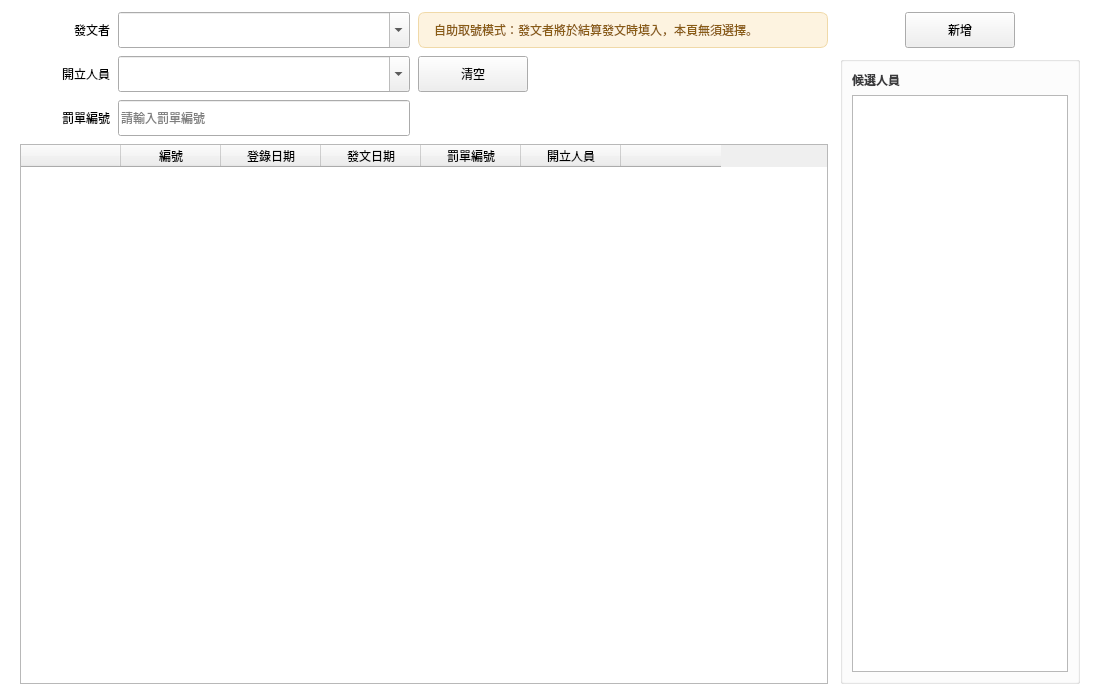
<?xml version="1.0" encoding="UTF-8"?>
<ui version="4.0">
 <class>MainWindow</class>
 <widget class="QMainWindow" name="MainWindow">
  <property name="geometry"><rect><x>0</x><y>0</y><width>1100</width><height>700</height></rect></property>
  <property name="windowTitle"><string>公文管理系統 - 罰單登錄</string></property>
  <widget class="QWidget" name="centralwidget">
   <property name="styleSheet"><string notr="true">QWidget#centralwidget { background-color: #ffffff; color: #000000; }</string></property>
   <layout class="QHBoxLayout" name="mainLayout">
    <property name="leftMargin"><number>20</number></property>
    <property name="topMargin"><number>12</number></property>
    <property name="rightMargin"><number>20</number></property>
    <property name="bottomMargin"><number>16</number></property>
    <property name="spacing"><number>12</number></property>
    <property name="stretch"><string notr="true">1,0</string></property>
    <item>
     <layout class="QVBoxLayout" name="leftLayout">
      <property name="spacing"><number>8</number></property>
      <property name="stretch"><string notr="true">0,0,1</string></property>
      <item>
       <layout class="QGridLayout" name="ticketFormLayout">
        <property name="horizontalSpacing"><number>8</number></property>
        <property name="verticalSpacing"><number>8</number></property>
        <property name="leftMargin"><number>0</number></property>
        <property name="topMargin"><number>0</number></property>
        <property name="rightMargin"><number>0</number></property>
        <property name="bottomMargin"><number>0</number></property>
        <!-- row0：發文者（自助模式反灰但保留位置）＋可見提示標籤 -->
        <item row="0" column="0">
         <widget class="QLabel" name="lbl_ticket_sender">
          <property name="text"><string>發文者</string></property>
          <property name="minimumSize"><size><width>90</width><height>36</height></size></property>
          <property name="alignment"><set>Qt::AlignRight|Qt::AlignVCenter</set></property>
         </widget>
        </item>
        <item row="0" column="1">
         <widget class="QComboBox" name="ticket_sender">
          <property name="minimumSize"><size><width>220</width><height>36</height></size></property>
          <property name="maximumSize"><size><width>16777215</width><height>36</height></size></property>
          <property name="editable"><bool>true</bool></property>
         </widget>
        </item>
        <item row="0" column="2" colspan="2">
         <widget class="QLabel" name="ticket_sender_hint">
          <property name="text"><string>自助取號模式：發文者將於結算發文時填入，本頁無須選擇。</string></property>
          <property name="minimumSize"><size><width>0</width><height>36</height></size></property>
          <property name="styleSheet"><string notr="true">background-color: #fdf3e0; color: #8a5c14; border: 1px solid #f0d9a8; border-radius: 7px; padding: 4px 12px;</string></property>
          <property name="alignment"><set>Qt::AlignLeft|Qt::AlignVCenter</set></property>
         </widget>
        </item>
        <!-- row1：開立人員（單一人員，不解析多人）＋緊接的清空鈕 -->
        <item row="1" column="0">
         <widget class="QLabel" name="lbl_ticket_issuer">
          <property name="text"><string>開立人員</string></property>
          <property name="minimumSize"><size><width>90</width><height>36</height></size></property>
          <property name="alignment"><set>Qt::AlignRight|Qt::AlignVCenter</set></property>
         </widget>
        </item>
        <item row="1" column="1">
         <widget class="QComboBox" name="ticket_issuer">
          <property name="minimumSize"><size><width>220</width><height>36</height></size></property>
          <property name="maximumSize"><size><width>16777215</width><height>36</height></size></property>
          <property name="editable"><bool>true</bool></property>
         </widget>
        </item>
        <item row="1" column="2">
         <widget class="QPushButton" name="ticket_clear_issuer">
          <property name="minimumSize"><size><width>110</width><height>36</height></size></property>
          <property name="maximumSize"><size><width>110</width><height>36</height></size></property>
          <property name="text"><string>清空</string></property>
         </widget>
        </item>
        <item row="1" column="3">
         <spacer name="ticketFormSpacer">
          <property name="orientation"><enum>Qt::Horizontal</enum></property>
          <property name="sizeType"><enum>QSizePolicy::Expanding</enum></property>
          <property name="sizeHint" stdset="0"><size><width>20</width><height>0</height></size></property>
         </spacer>
        </item>
        <!-- row2：罰單編號 -->
        <item row="2" column="0">
         <widget class="QLabel" name="lbl_ticket_no">
          <property name="text"><string>罰單編號</string></property>
          <property name="minimumSize"><size><width>90</width><height>36</height></size></property>
          <property name="alignment"><set>Qt::AlignRight|Qt::AlignVCenter</set></property>
         </widget>
        </item>
        <item row="2" column="1">
         <widget class="QLineEdit" name="ticket_no">
          <property name="minimumSize"><size><width>220</width><height>36</height></size></property>
          <property name="maximumSize"><size><width>16777215</width><height>36</height></size></property>
          <property name="placeholderText"><string>請輸入罰單編號</string></property>
         </widget>
        </item>
       </layout>
      </item>
      <item>
       <widget class="QTableWidget" name="ticket_table">
        <property name="selectionBehavior"><enum>QAbstractItemView::SelectRows</enum></property>
        <property name="selectionMode"><enum>QAbstractItemView::SingleSelection</enum></property>
        <property name="editTriggers"><set>QAbstractItemView::NoEditTriggers</set></property>
        <property name="columnCount"><number>7</number></property>
        <column><property name="text"><string/></property></column>
        <column><property name="text"><string>編號</string></property></column>
        <column><property name="text"><string>登錄日期</string></property></column>
        <column><property name="text"><string>發文日期</string></property></column>
        <column><property name="text"><string>罰單編號</string></property></column>
        <column><property name="text"><string>開立人員</string></property></column>
        <column><property name="text"><string/></property></column>
       </widget>
      </item>
     </layout>
    </item>
    <item>
     <widget class="QWidget" name="ticket_side_panel">
      <property name="minimumSize"><size><width>240</width><height>0</height></size></property>
      <property name="maximumSize"><size><width>240</width><height>16777215</height></size></property>
      <layout class="QVBoxLayout" name="rightLayout">
       <property name="spacing"><number>8</number></property>
       <property name="leftMargin"><number>0</number></property>
       <property name="topMargin"><number>0</number></property>
       <property name="rightMargin"><number>0</number></property>
       <property name="bottomMargin"><number>0</number></property>
       <item>
        <layout class="QHBoxLayout" name="ticketActionRow">
         <property name="leftMargin"><number>0</number></property>
         <property name="topMargin"><number>0</number></property>
         <property name="rightMargin"><number>0</number></property>
         <property name="bottomMargin"><number>0</number></property>
         <item>
          <widget class="QPushButton" name="ticket_add">
           <property name="minimumSize"><size><width>110</width><height>36</height></size></property>
           <property name="maximumSize"><size><width>110</width><height>36</height></size></property>
           <property name="text"><string>新增</string></property>
          </widget>
         </item>
        </layout>
       </item>
       <item>
        <widget class="QGroupBox" name="ticket_candidates">
         <property name="title"><string/></property>
         <property name="minimumSize"><size><width>240</width><height>0</height></size></property>
         <property name="maximumSize"><size><width>240</width><height>16777215</height></size></property>
         <layout class="QVBoxLayout" name="ticket_candidates_v">
          <item>
           <widget class="QLabel" name="ticket_candidates_lbl">
            <property name="text"><string>候選人員</string></property>
            <property name="minimumHeight"><number>24</number></property>
            <property name="styleSheet"><string notr="true">font-weight:600;color:#3a3a3c;</string></property>
           </widget>
          </item>
          <item><widget class="QListWidget" name="ticket_candidates_list"/></item>
         </layout>
        </widget>
       </item>
      </layout>
     </widget>
    </item>
   </layout>
  </widget>
 </widget>
 <resources/>
 <connections/>
</ui>
